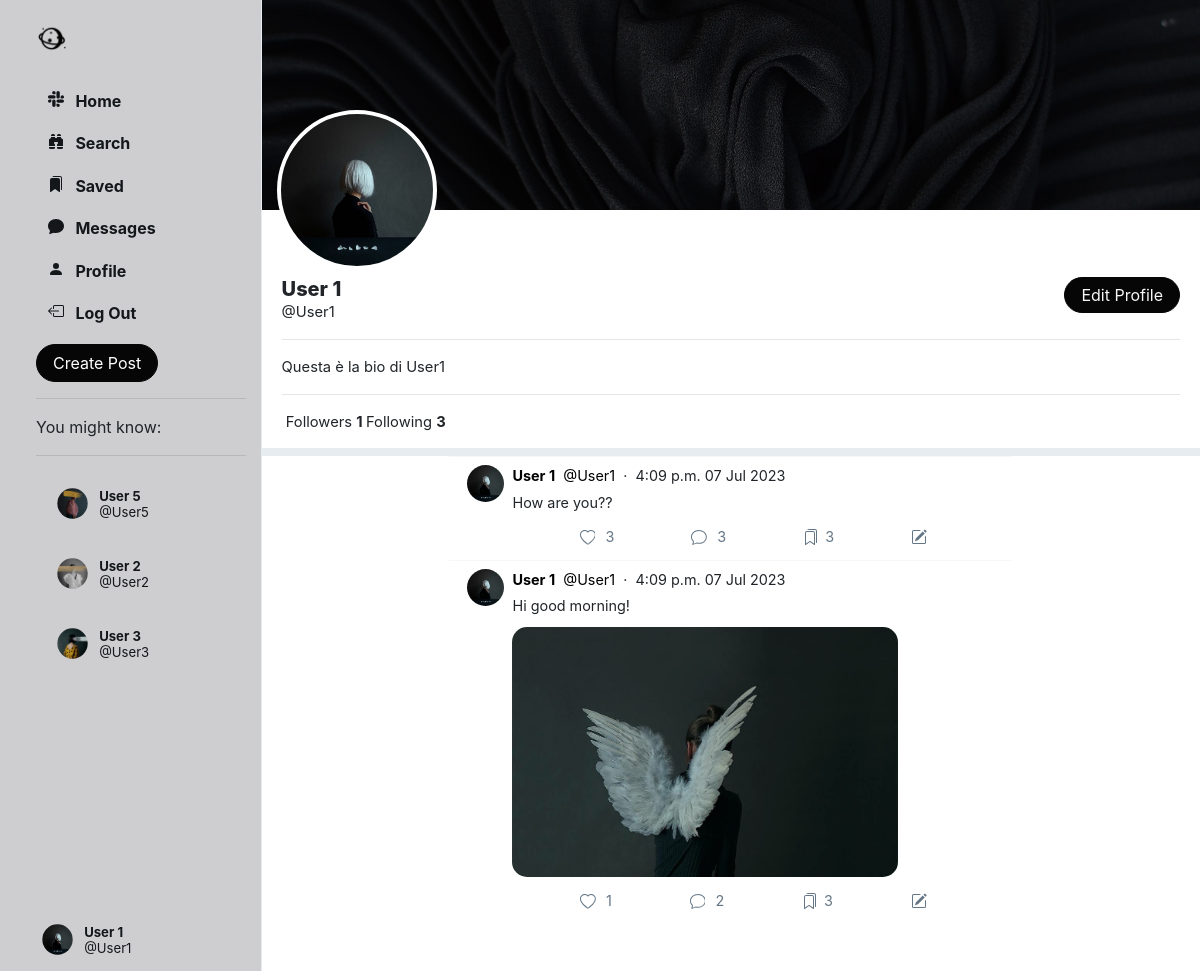
The app's page /profile/User1 (signed in), older data.
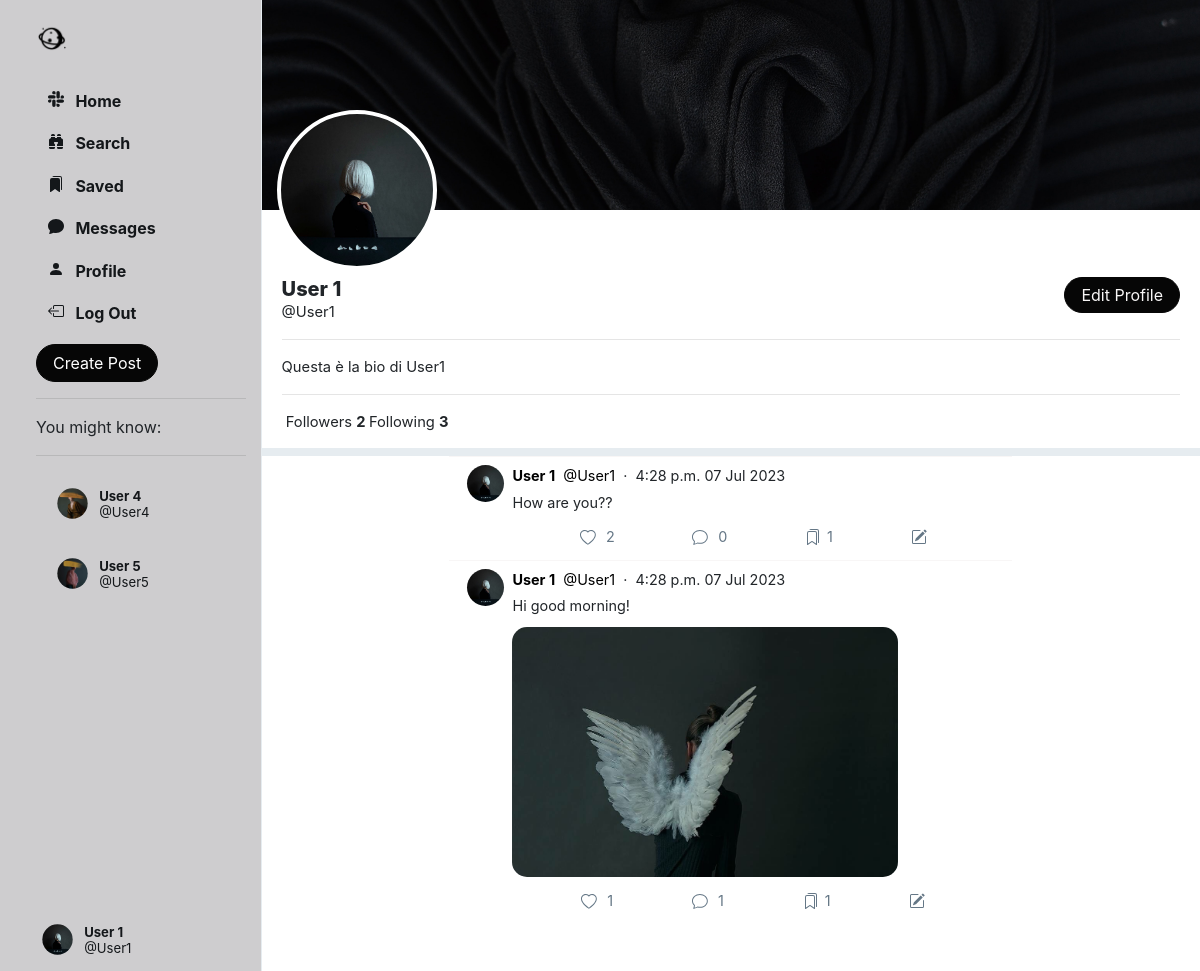
The same page, newer data.
### Network/models.py (models this page shows, shortened)
class User(AbstractUser):
    profile_pic = models.ImageField(upload_to='profile_pic/')
    bio = models.TextField(max_length=160, blank=True, null=True)
    cover = models.ImageField(upload_to='covers/', blank=True)
    follows = models.ManyToManyField("self", related_name="followed_by", symmetrical=False, blank=True)
    def get_suggested_followers(self):
        followed_users = self.follows.all()
        suggested_users = User.objects.exclude(id=self.id).exclude(id__in=followed_users).filter(
            followed_by__in=followed_users)
        suggested_users = suggested_users.annotate(num_my_followers=Count('followed_by__follows')).order_by(
            '-num_my_followers')[:4]
        return suggested_users

class Post(models.Model):
    creator = models.ForeignKey(User, on_delete=models.CASCADE, related_name='posts')
    date_created = models.DateTimeField(default=timezone.now)
    content_text = models.TextField(max_length=140, blank=True)
    content_image = models.ImageField(upload_to='posts/', blank=True)
    likers = models.ManyToManyField(User, blank=True, related_name='likes')
    savers = models.ManyToManyField(User, blank=True, related_name='saved')
    comment_count = models.IntegerField(default=0)

### Network/views.py (the view)
# urls.py: path('profile/<str:username>', views.profile_view, name='profile'),
@login_required(login_url='login/')
def profile_view(request, username):
    username = get_object_or_404(User, username=username)
    user = User.objects.get(id=request.user.id)
    suggestions = user.get_suggested_followers()
    posts = Post.objects.filter(creator=username).order_by("-date_created")
    chat = Chat.objects.filter(
        Q(participants=username) & Q(participants=request.user)
    ).first()
    if chat is None:
        chat = Chat.objects.create()
        chat.participants.add(username, request.user)
    return render(request, 'profile.html', {
        'us': username,
        'posts': posts,
        'chat': chat,
        'suggestions': suggestions
    })

### Network/templates/profile.html (shortened to what this page needs)
{% extends 'index.html' %}
{% load static %}
    {% block profile %}
        <div class="profile-view" data-user="{{ us.username }}">
            <div class="cover-image" style="background-image: url({{ us.cover.url }});"></div>
            <div class="profile-image" style="background-image: url({{ us.profile_pic.url }});"></div>
            <div class="profile-details">
                <div class="details-data">
                    <div>
                        {% if user.username == us.username %}
                            <a href="{% url 'edit_profile' %}">
                                <button class="btn btn-outline-success float-right" id="edit-profile-btn">Edit
                                    Profile
                                </button>
                            </a>
                        {% endif %}
                    </div>
                    <h5>{{ us.first_name }} {{ us.last_name }}</h5>
                    <div class="grey">@{{ us.username }}</div>
                    <div class="bio">
                        {% if us.bio is not None %}
                            <hr>
                            {{ us.bio }}
                            <hr>
                        {% endif %}
                    </div>
                    <div>
                        &nbsp;<span class="grey">Followers</span>
                        <strong>
                            {{ us.followed_by.count }}
                        </strong>
                        <span class="grey">Following</span>
                        <strong>
                            {{ us.follows.count }}
                        </strong>
                    </div>
                </div>
            </div>
        </div>
        <div class="space"></div>
        {% include 'posts.html' %}
    {% endblock %}

### Network/templates/sidenav.html (shortened to what the changed rows need)
{% load static %}
<div class="sidenav">
    <div style="height: 100%;">
        <br>
        <div class="suggestion">
            {% if suggestions.count > 0 %}
                {% for suggestion in suggestions %}
                    <li class="suggestion-item suggestion-user" id="s-box">
                        <a href="{% url 'profile' suggestion.username %}" class="nav-link">
                            <div class="user_account">
                                <div class="small-profilepic"
                                     style="float: left; background-image: url({{ suggestion.profile_pic.url }});"></div>
                                <div style="height: 2.7vw; margin: auto;">
                                    <div style="margin-top: 4px;">
                                        <strong>{{ suggestion.first_name }} {{ suggestion.last_name }}</strong>
                                    </div>
                                    <div class="grey" style="margin-top: 4px;">
                                        @{{ suggestion.username }}</div>
                                </div>
                            </div>
                        </a>
                    </li>
                {% endfor %}
            {% endif %}
        </div>
        <div style="position: absolute; bottom: 10px;">
            <li class="nav-item sidenav-user">
                <a href="{% url 'profile' user.username %}" class="nav-link">
                    <div class="user_account">
                        <div class="small-profilepic"
                             style="float: left; background-image: url({{ user.profile_pic.url }});"></div>
                        <div style="height: 2.7vw; margin: auto;">
                            <div style="margin-top: 4px;">
                                <strong>{{ user.first_name }} {{ user.last_name }}</strong></div>
                            <div class="grey" style="margin-top: 4px;">@{{ user.username }}</div>
                        </div>
                    </div>
                </a>
            </li>
        </div>
    </div>
</div>

### Network/templates/posts.html (shortened to what the changed rows need)
{% load static %}
{% block posts %}
    {% for post in posts.all %}
        <div class="post" data-post_id="{{ post.id }}">
            <div>
                <div>
                    <a href="{% url 'profile' post.creator.username %}">
                        <div class="small-profilepic"
                             style="background-image: url({{ post.creator.profile_pic.url }})"></div>
                    </a>
                </div>
                <div style="flex: 1">
                    <div class="post-main">
                        <div class="post-user">
                            <div>
                                <a href="{% url 'profile' post.creator.username %}">
                                    <span><strong>{{ post.creator.first_name }} {{ post.creator.last_name }}</strong></span>
                                </a>
                                <a href="{% url 'profile' post.creator.username %}">
                                    <span class="grey">&nbsp;@{{ post.creator.username }}</span>
                                </a>
                                <span class="grey">&nbsp;&middot;&nbsp;&nbsp;{{ post.date_created | date:"P d M Y" }}</span>
                            </div>
                        </div>
                        {% if post.content_text is not None %}
                            <div class="post-content">
                                {{ post.content_text | linebreaksbr }}
                            </div>
                        {% endif %}
                        {% if post.content_image %}
                            <div class="post-image"
                                 style=" display: block; background-image: url({{ post.content_image.url }});"></div>
                        {% else %}
                            <div class="post-no-image" style="display: none;"></div>
                        {% endif %}
                        <div class="post-actions">
                            {% if user in post.likers.all %}
                                <div class="like" onclick="unlike_post(this)" data-post_id="{{ post.id }}">
                                    <div class="svg-span">
                                        <svg xmlns="http://www.w3.org/2000/svg" width="16" height="16"
                                             fill="currentColor" class="bi bi-heart-fill" viewBox="0 0 16 16">
                                            <path fill-rule="evenodd"
                                                  d="M8 1.314C12.438-3.248 23.534 4.735 8 15-7.534 4.736 3.562-3.248 8 1.314z"/>
                                        </svg>
                                    </div>
                                    &nbsp;
                                    <div style="padding: 7px 0px;" class="likes_count">{{ post.likers.count }}</div>
                                </div>
                            {% else %}
                                <div class="like" onclick="like_post(this)" data-post_id="{{ post.id }}">
                                    <div class="svg-span">
                                    </div>
                                    <div style="padding: 7px 0px;" class="likes_count">{{ post.likers.count }}</div>
                                </div>
                            {% endif %}
                            <div class="comment" onclick="get_comments('{{ post.id }}')" data-post_id="{{ post.id }}">
                                <div class="svg-span" data-toggle="modal" data-target="#commentPostModal">
                                </div>&nbsp;
                                <div style="padding: 7px 0px;" class="cmt-count">{{ post.comment_count }}</div>
                            </div>
                            {% if user in post.savers.all %}
                                <div class="save" onclick="unsave_post(this)" data-post_id="{{ post.id }}">
                                    <div class="svg-span">
                                        <svg xmlns="http://www.w3.org/2000/svg" width="16" height="16"
                                             fill="currentColor"
                                             class="bi bi-bookmarks-fill" viewBox="0 0 16 16">
                                            <path d="M2 4a2 2 0 0 1 2-2h6a2 2 0 0 1 2 2v11.5a.5.5 0 0 1-.777.416L7 13.101l-4.223 2.815A.5.5 0 0 1 2 15.5V4z"/>
                                            <path d="M4.268 1A2 2 0 0 1 6 0h6a2 2 0 0 1 2 2v11.5a.5.5 0 0 1-.777.416L13 13.768V2a1 1 0 0 0-1-1H4.268z"/>
                                        </svg>
                                    </div>
                                    <div style="padding: 7px 0px;" class="savers_count">{{ post.savers.count }}</div>
                                </div>
                            {% else %}
                                <div class="save" onclick="save_post(this)" data-post_id="{{ post.id }}">
                                    <div class="svg-span">
                                    </div>
                                    <div style="padding: 7px 0px;" class="savers_count">{{ post.savers.count }}</div>
                                </div>
                            {% endif %}
                            {% if post.creator == user %}
                                <div class="save" onclick="edit_post(this)" data-post_id="{{ post.id }}"
                                     data-toggle="modal" data-target="#editPostModal">
                                    <div class="svg-span">
                                    </div>
                                </div>
                            {% endif %}
                        </div>
                    </div>
                </div>
            </div>
        </div>
    {% endfor %}
    <br>
    <br>
{% endblock %}

Row changes from the older to the newer data that the page shows:
no longer on this page (row unchanged): User: profile_pic (picture), first_name "User", last_name "2", username "User2"
no longer on this page (row unchanged): User: profile_pic (picture), first_name "User", last_name "3", username "User3"
now on this page (row unchanged): User: profile_pic (picture), first_name "User", last_name "4", username "User4"
changed User "User1": followed_by.count "1" → "2"
changed Post "How are you??": date_created "4:09 p.m. 07 Jul 2023" → "4:28 p.m. 07 Jul 2023"; likers.count "3" → "2"; comment_count "3" → "0"; savers.count "3" → "1"
changed Post "Hi good morning!": date_created "4:09 p.m. 07 Jul 2023" → "4:28 p.m. 07 Jul 2023"; comment_count "2" → "1"; savers.count "3" → "1"
